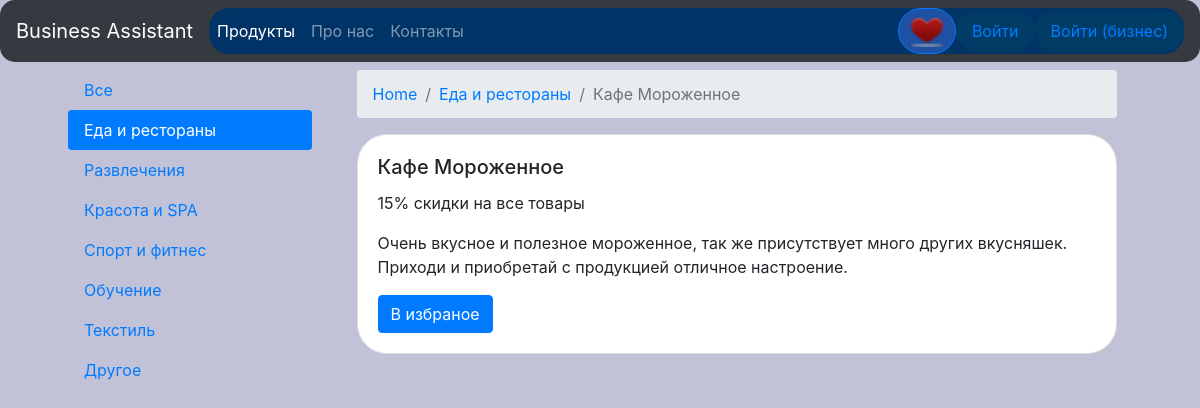
The app's page /shop/product.php?id=1 with its own data.
### tables this page shows
CREATE TABLE `categories` (
  `id` int(11) NOT NULL,
  `title` varchar(255) NOT NULL
);

CREATE TABLE `products` (
  `id` int(11) NOT NULL,
  `request_id` int(11) NOT NULL,
  `title` varchar(255) NOT NULL,
  `cost` int(11) NOT NULL,
  `description` varchar(255) NOT NULL,
  `content` text NOT NULL,
  `image` varchar(255) NOT NULL,
  `category_id` int(11) NOT NULL
);

### shop/product.php (the view, shortened to what this page needs)
<?php
include 'configs/db.php';
include 'parts/header.php';
$sql = "SELECT * FROM products WHERE id=" . $_GET['id'];
$result = $conn->query($sql);
$row = mysqli_fetch_assoc($result);
$categoryResult = $conn->query('SELECT * FROM categories WHERE id=' . $row['category_id']);
$category = mysqli_fetch_assoc($categoryResult);
?>
<div class="container">
		<div class="row m-2">
		  	<div class="col-3">
			    <?php include $_SERVER['DOCUMENT_ROOT'] . '/shop/parts/cat_nav.php'; ?>
		  	</div>
		  	<div class="col-9">
		  		<div class="container">
		  			<nav aria-label="breadcrumb">
					  <ol class="breadcrumb">
					    <li class="breadcrumb-item"><a href="/shop/">Home</a></li>
					    <li class="breadcrumb-item">
					    	<a href="shop/cat.php?id=<?php echo $category['id']; ?> ">
					    	<?php echo $category['title']; ?>
					    	</a>
					    </li>
					    <li class="breadcrumb-item active" aria-current="page"><?php echo $row['title']; ?></li>
					  </ol>
					</nav>
					<div class="row">
							<div class="col-12">
								<div class="card" style="border-radius: 30px;">
									<div class="card-body">
									    <h5 class="card-title"> <?php echo $row["title"]; ?> </h5>
									    <p class="card-text"><?php echo $row["description"]; ?></p>
									    <p class="card-text"><?php echo $row["content"]; ?></p>
									    <a href="#" class="btn btn-primary" onclick="addToFavorites(this)" data-id='<?php echo $row['id']; ?>'>В избраное</a>
							  		</div>
								</div>
						</div>
					</div>
<?php include 'parts/footer.php'; ?>

### shop/parts/cat_nav.php
<div class="nav flex-column nav-pills" id="v-pills-tab" role="tablist" aria-orientation="vertical">
	 <a class="nav-link <?php if(!isset($_GET['id'])){ ?> active <?php } ?>" href="/shop/">Все</a>
	<?php
	$sql1 = "SELECT * FROM categories";
	$result1 = $conn->query($sql1);
	while ($row1 = mysqli_fetch_assoc($result1)) {
		if(isset($_GET['id']) && $_GET['id'] == $row1['id']) {
			echo "<a class='nav-link active' href='/shop/cat.php?id=" . $row1["id"] . "'>" . $row1["title"] . "</a>";
		} else {
			echo "<a class='nav-link' href='/shop/cat.php?id=" . $row1["id"] . "'>" . $row1["title"] . "</a>";
		}
	}
	?>
</div>

### records on screen
categories: title "Еда и рестораны"
categories: title "Развлечения"
categories: title "Красота и SPA"
categories: title "Спорт и фитнес"
categories: title "Обучение"
categories: title "Текстиль"
categories: title "Другое"
products: title "Кафе Мороженное", description "15% скидки на все товары", content "Очень вкусное и полезное мороженное, так же присутствует много других вкусняшек. Приходи и приобретай с продукцией отличное настроение."

### other values on screen
$nameSite "Business Assistant"
